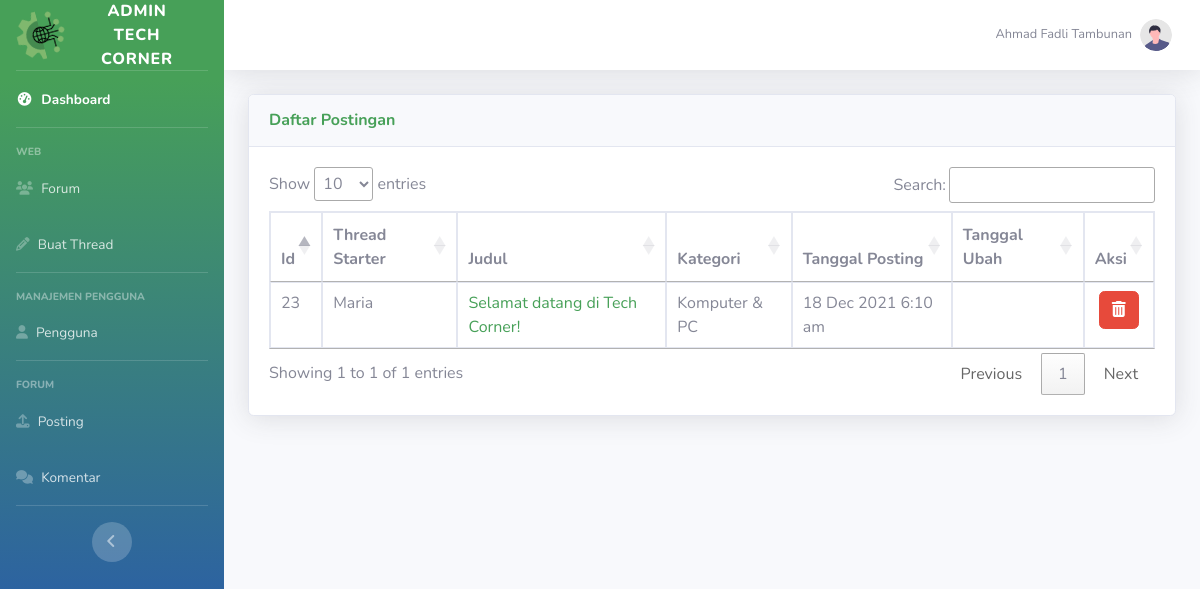
/admin/posting.php (signed in), run on an earlier commit of the app's database.
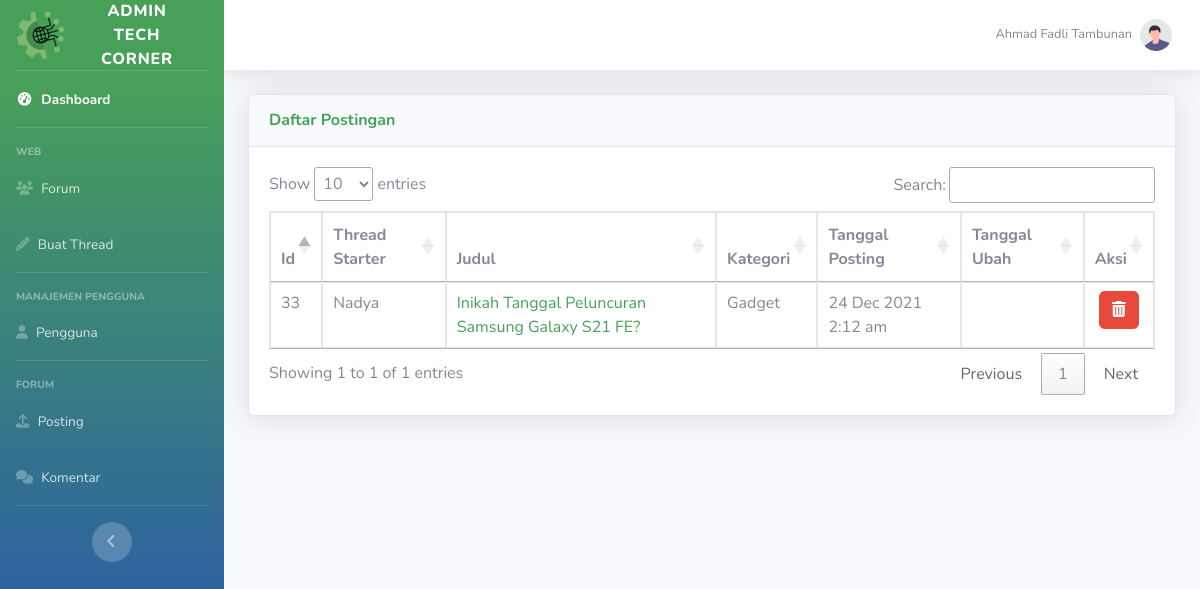
And on a later commit of the database.
### tables this page shows
CREATE TABLE `posting` (
  `id_thread` int(50) NOT NULL,
  `user_id` int(50) NOT NULL,
  `judul` varchar(200) NOT NULL,
  `konten` text NOT NULL,
  `kategori` varchar(50) NOT NULL,
  `thumb` varchar(50) NOT NULL,
  `tanggal_posting` timestamp NOT NULL DEFAULT current_timestamp(),
  `diubah` varchar(20) DEFAULT NULL
);

CREATE TABLE `users` (
  `id_user` int(11) NOT NULL,
  `username` varchar(50) NOT NULL,
  `email` varchar(100) NOT NULL,
  `password` varchar(100) NOT NULL,
  `name` varchar(100) NOT NULL,
  `foto` varchar(50) NOT NULL,
  `level` varchar(20) NOT NULL,
  `vkey` varchar(200) NOT NULL,
  `verified` enum('0','1') NOT NULL DEFAULT '0' COMMENT '0 = not verified\r\n1 = verified\r\n',
  `created_at` timestamp(6) NOT NULL DEFAULT current_timestamp(6)
);

### admin/posting.php (the view, shortened to what this page needs)
<?php
include ("layout/header.php");
include("../forum/funct/function.php");
?>
<div class="container-fluid">
    <div class="row">
        <div class="col-xl-12 col-lg-12">
            <div class="card shadow mb-4">
                <div
                    class="card-header py-3 d-flex flex-row align-items-center justify-content-between">
                    <h6 class="m-0 font-weight-bold text-primary">Daftar Postingan</h6>
                </div>
                <div class="card-body">
                <?php
                    $query = "SELECT * FROM posting";
                    $result= mysqli_query($conn, $query);
                    ?>
                    <div class="table-responsive">
                        <table class = 'table table-bordered' id="adminTable">
                            <thead>
                                <tr>
                                    <th>Id</th>
                                    <th>Thread Starter</th>
                                    <th>Judul</th>
                                    <th>Kategori</th>
                                    <th>Tanggal Posting</th>
                                    <th>Tanggal Ubah</th>
                                    <th>Aksi</th>
                                </tr>
                            </thead>
                            <tbody>
                    <?php
                    foreach ($result as $data) {
                    ?>
                               <tr>
                                    <td><?= $data['id_thread']; ?></td>
                                    <?php
                                        $resUname = mysqli_query($conn, "SELECT username FROM users WHERE id_user = ".$data['user_id']." LIMIT 1;" );
                                        $dataUname = mysqli_fetch_assoc($resUname);
                                    ?>
                                    <td><?= $dataUname['username']; ?></t>
                                    <td><a href="../forum/view.php?thread=<?= $data['id_thread']; ?>"><?= $data['judul']; ?></a></td>
                                    <td><?= $data['kategori']; ?></td>
                                    <td><?= date('d M Y g:i a', strtotime($data['tanggal_posting'])); ?></td>
                                    <td><?= $data['diubah']; ?></td>
                                    <td >
                                        <div class="text-center">
                                        <form method="POST" onsubmit="return confirm ('Anda Yakin Mau Menghapus Data?')">
                                                <button type='submit' name='btndel' class='btn btn-danger'><i class="fa fa-trash"></i></button>
                                        </div>
                                    </td>
                                </tr>
                    <?php } ?>
                            </tbody>
                        </table>
                    </div>
            </div>
        </div>
    </div>
</div>
<?php
include ("layout/footer.php");
?>

### admin/layout/header.php (shortened to what this page needs)
<!DOCTYPE html>
<html lang="en">
<head>
    <link href="assets/vendor/fontawesome-free/css/all.min.css" rel="stylesheet" type="text/css">
    <link href="assets/css/sb-admin-2.css" rel="stylesheet">
    <link rel="stylesheet" type="text/css" href="https://cdn.datatables.net/1.11.3/css/jquery.dataTables.css">
</head>
<body id="page-top">
    <div id="wrapper">
        <ul class="navbar-nav bg-gradient-primary sidebar sidebar-dark accordion" id="accordionSidebar">
            <a class="sidebar-brand d-flex align-items-center justify-content-center" href="../index.php">
                <div class="sidebar-brand-icon rotate-n-15">
                    <img src="../admin/assets/img/icon.png" alt="" width="50px">
                </div>
                <div class="sidebar-brand-text mx-3">Admin Tech Corner</div>
            </a>
            <hr class="sidebar-divider my-0">
            <li class="nav-item active">
                <a class="nav-link" href="index.php">
                    <i class="fas fa-fw fa-tachometer-alt"></i>
                    <span>Dashboard</span></a>
            </li>
            <hr class="sidebar-divider">
            <div class="sidebar-heading">
                WEB
            </div>
            <li class="nav-item">
                <a class="nav-link" href="../forum/all.php">
                    <i class="fas fa-fw fa-users"></i>
                    <span>Forum</span></a>
            </li>
            <li class="nav-item">
                <a class="nav-link" href="../forum/buat.php">
                    <i class="fa fa-pencil"></i>
                    <span>Buat Thread</span></a>
            </li>
            <hr class="sidebar-divider">
            <div class="sidebar-heading">
                Manajemen Pengguna
            </div>
            <li class="nav-item">
                <a class="nav-link" href="../admin/users.php">
                    <i class="fa fa-user" aria-hidden="true"></i>
                    <span>Pengguna</span>
                </a>
            </li>
            <hr class="sidebar-divider">
            <div class="sidebar-heading">
                Forum
            </div>
            <li class="nav-item">
                <a class="nav-link" href="../admin/posting.php">
                    <i class="fa fa-upload" aria-hidden="true"></i>
                    <span>Posting</span>
                </a>
                <a class="nav-link" href="../admin/komentar.php">
                    <i class="fa fa-comments" aria-hidden="true"></i>
                    <span>Komentar</span>
                </a>
            </li>
            <hr class="sidebar-divider d-none d-md-block">
            <div class="text-center d-none d-md-inline">
                <button class="rounded-circle border-0" id="sidebarToggle"></button>
            </div>
        </ul>
        <div id="content-wrapper" class="d-flex flex-column">
            <div id="content">
                <nav class="navbar navbar-expand navbar-light bg-white topbar mb-4 static-top shadow">
                    <ul class="navbar-nav ml-auto">
                        <li class="nav-item dropdown no-arrow">
                            <a class="nav-link dropdown-toggle" href="#" id="userDropdown" role="button"
                                data-toggle="dropdown" aria-haspopup="true" aria-expanded="false">
                                <span class="mr-2 d-none d-lg-inline text-gray-600 small"><?= $_SESSION["name"]; ?></span>
                                <img class="img-profile rounded-circle"
                                    src="assets/img/undraw_profile.svg">
                            </a>
                        </li>
                    </ul>
                </nav>

### admin/layout/footer.php (shortened to what this page needs)
</body>
</html>

What changed in the data, as far as the page shows it:
removed posting: id_thread "23", user.username "Maria", judul "Selamat datang di Tech Corner!", kategori "Komputer & PC", tanggal_posting "18 Dec 2021 6:10 am"
added posting: id_thread "33", user.username "Nadya", judul "Inikah Tanggal Peluncuran Samsung Galaxy S21 FE?", kategori "Gadget", tanggal_posting "24 Dec 2021 2:12 am"
